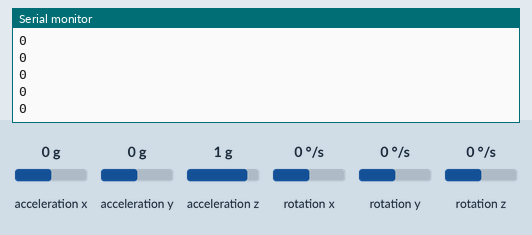
Recording of a sketch running on a simulated Arduino Uno, built with avr-gcc and run on an emulated ATmega328P. Shown: the last lines printed to the serial monitor. The test bench sets the inputs (shaded band); at power-on: rotation z 0 °/s, acceleration x 0 g, acceleration y 0 g, acceleration z 1 g, rotation x 0 °/s, rotation y 0 °/s.

Above: at 1.7 s.
1.8 s: rotation z set to -192 °/s
At 2.7 s:
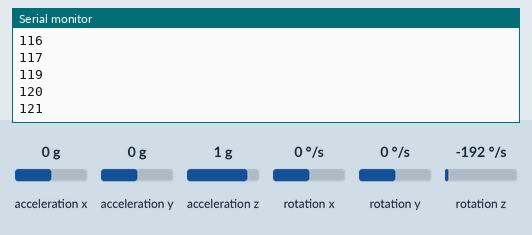
3.3 s: acceleration x set to -1.4 g
At 4.2 s:
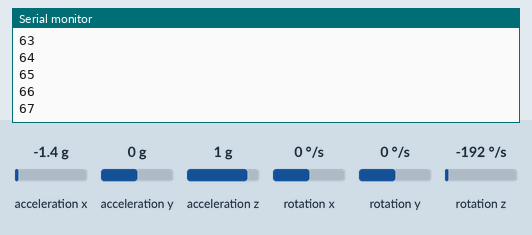
4.8 s: acceleration y set to -1.4 g
At 5.4 s:
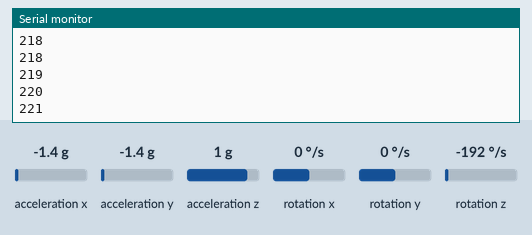
6.3 s: acceleration z set to -1.4 g
At 7.3 s:
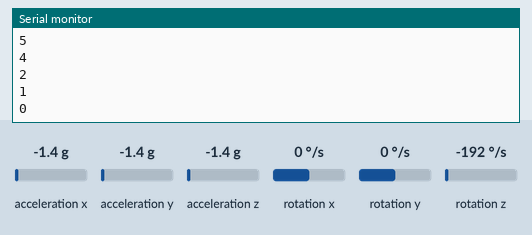
Timing chart, 0 to 8.8 s (numbered marks = the images above; inputs shaded):
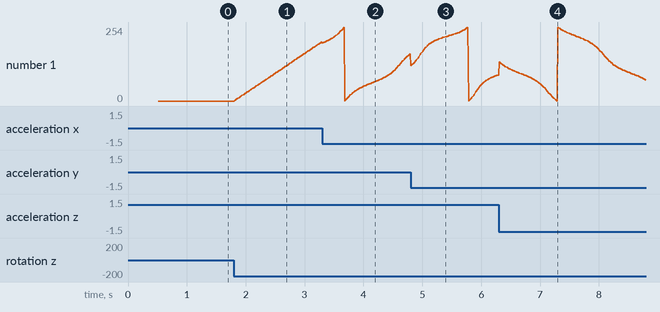

The sketch:

slaveMpu.ino
```cpp
#include <SPI.h>
#include "I2Cdev.h"

#include "MPU6050_6Axis_MotionApps20.h"
#if I2CDEV_IMPLEMENTATION == I2CDEV_ARDUINO_WIRE
#include "Wire.h"
#endif
int reading;
int mapValue;
int i, j;
MPU6050 mpu;
#define OUTPUT_READABLE_YAWPITCHROLL
//#define OUTPUT_READABLE_QUATERNION
//#define INTERRUPT_PIN 19  // use pin 2 on Arduino Uno & most boards

// MPU control/status vars
bool dmpReady = false;  // set true if DMP init was successful
uint8_t mpuIntStatus;   // holds actual interrupt status byte from MPU
uint8_t devStatus;      // return status after each device operation (0 = success, !0 = error)
uint16_t packetSize;    // expected DMP packet size (default is 42 bytes)
uint16_t fifoCount;     // count of all bytes currently in FIFO
uint8_t fifoBuffer[64]; // FIFO storage buffer

// orientation/motion vars
Quaternion q;           // [w, x, y, z]         quaternion container
VectorInt16 aa;         // [x, y, z]            accel sensor measurements
VectorInt16 aaReal;     // [x, y, z]            gravity-free accel sensor measurements
VectorInt16 aaWorld;    // [x, y, z]            world-frame accel sensor measurements
VectorFloat gravity;    // [x, y, z]            gravity vector
float euler[3];         // [psi, theta, phi]    Euler angle container
float ypr[3];           // [yaw, pitch, roll]   yaw/pitch/roll container and gravity vector

// packet structure for InvenSense teapot demo
uint8_t teapotPacket[14] = { '$', 0x02, 0,0, 0,0, 0,0, 0,0, 0x00, 0x00, '\r', '\n' };
float angle;
byte ref;
short yawAngle;
short setYawAngle;

volatile bool mpuInterrupt = false;     // indicates whether MPU interrupt pin has gone high
bool flag;
bool finish1, finish2;
void dmpDataReady() {
    mpuInterrupt = true;
}

// ================================================================
// ===                      INITIAL SETUP                       ===
// ================================================================

void mpuSetup ()
{
      // join I2C bus (I2Cdev library doesn't do this automatically)
    #if I2CDEV_IMPLEMENTATION == I2CDEV_ARDUINO_WIRE
        Wire.begin();
        Wire.setClock(400000); // 400kHz I2C clock. Comment this line if having compilation difficulties
    #elif I2CDEV_IMPLEMENTATION == I2CDEV_BUILTIN_FASTWIRE
        Fastwire::setup(400, true);
    #endif
    Serial.begin(115200);
    mpu.initialize();
//    pinMode(INTERRUPT_PIN, INPUT);
    devStatus = mpu.dmpInitialize();

    mpu.setXGyroOffset(220); //220
    mpu.setYGyroOffset(76); //76
    mpu.setZGyroOffset(-85); // -85
    mpu.setZAccelOffset(1788); //1788

    if (devStatus == 0) {
        mpu.setDMPEnabled(true);
//        attachInterrupt(digitalPinToInterrupt(INTERRUPT_PIN), dmpDataReady, RISING);
        mpuIntStatus = mpu.getIntStatus();
        dmpReady = true;
        packetSize = mpu.dmpGetFIFOPacketSize();
    }
}

short mpuRead ()
{
//    if (!dmpReady) return;
//
//    while (!mpuInterrupt && fifoCount < packetSize) {
//    }
//
//    // reset interrupt flag and get INT_STATUS byte
//    mpuInterrupt = false;
    mpuIntStatus = mpu.getIntStatus();

    // get current FIFO count
    fifoCount = mpu.getFIFOCount();

    if (mpuIntStatus & 0x02) {
        while (fifoCount < packetSize) fifoCount = mpu.getFIFOCount();
        mpu.getFIFOBytes(fifoBuffer, packetSize);
        fifoCount -= packetSize;

        mpu.dmpGetQuaternion(&q, fifoBuffer);
        mpu.dmpGetGravity(&gravity, &q);
        mpu.dmpGetYawPitchRoll(ypr, &q, &gravity);
        yawAngle = short(ypr[0] * 180/M_PI);
        yawAngle = yawAngle < 0 ? 360 + yawAngle : yawAngle;
    }
    return yawAngle;
}

ISR (SPI_STC_vect)
{
  SPDR = mapValue;
//  if (reading > 253 or finish1)
//  {
//    if (!flag)
//      SPDR = 253, finish1 = true, flag = true;
//    else
//      SPDR = reading - 253, finish1 = false, flag = false;
//  }
//
////  else if (reading<256)
////  SPDR = reading;
//  else if (reading < 253 or finish2)
//  {
//    if (!flag)
//      SPDR = reading, finish2 = true, flag = true;
//    else
//      SPDR = 0, finish2 = false, flag = false;
//  }
}  // end of interrupt service routine (ISR) SPI_STC_vect

void setup()
{

  Serial.begin(115200);
  pinMode(MISO, OUTPUT);

  // turn on SPI in slave mode
  SPCR |= _BV(SPE);

  // turn on interrupts
  SPCR |= _BV(SPIE);

  mpuSetup();
}

void loop()
{
  reading = mpuRead();
  mapValue = map(reading, 0, 360, 0, 255);
  Serial.println(mapValue);


}
```

Measured:
- after the input at 1.8 s, the serial monitor: prints a new line at once (image 1)
- plotted number 1: 0 → 203 after the input at 1.8 s
